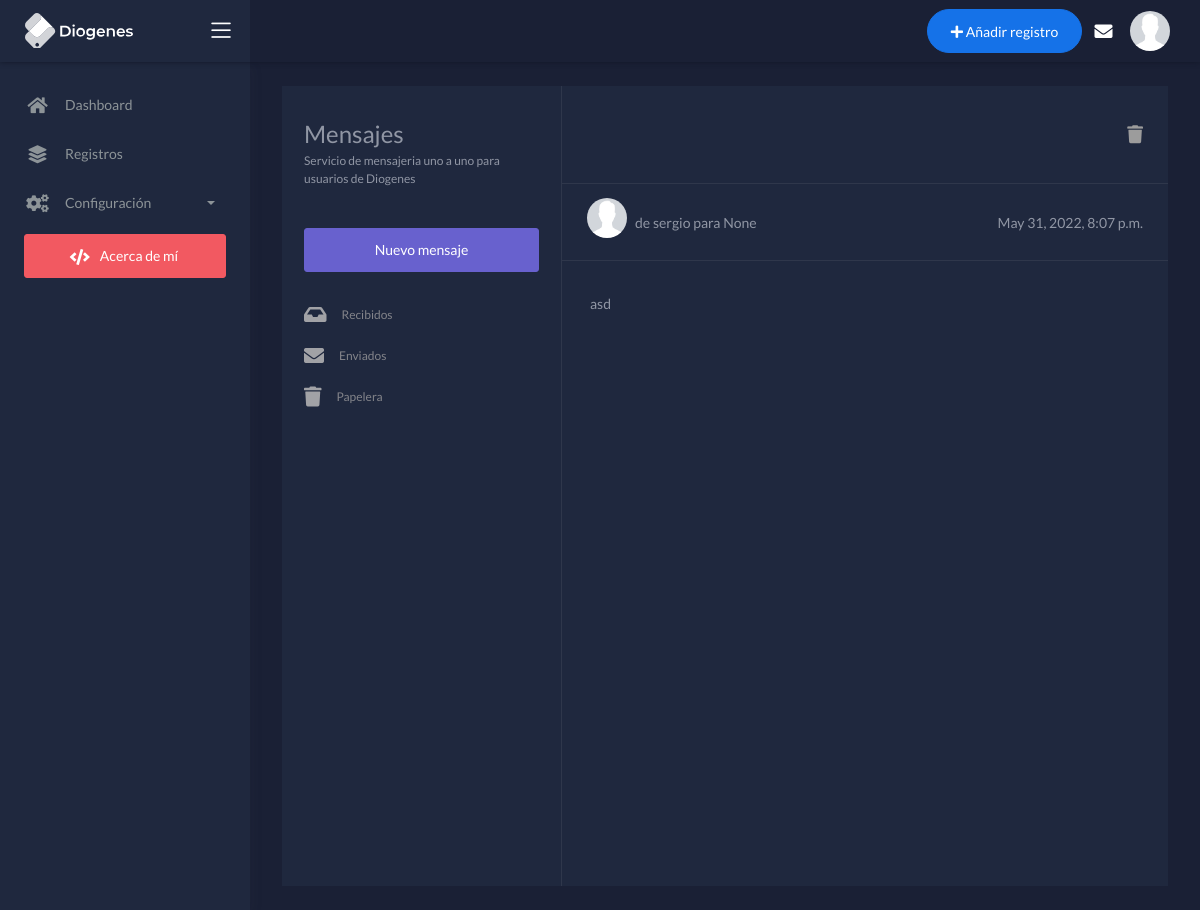
The page /mensajes/view/5/ (signed in) on the database its author committed.
### apps/mensajeria/models.py (models this page shows, shortened)
class Mensaje(models.Model):
    asunto = models.CharField(_("Subject"), max_length=140)
    cuerpo = models.TextField(_("Body"))
    remitente = models.ForeignKey(User, related_name='sent_messages', verbose_name=_("Sender"), on_delete=models.PROTECT)
    destinatario = models.ForeignKey(User, related_name='received_messages', null=True, blank=True, verbose_name=_("Recipient"), on_delete=models.SET_NULL)
    parent_msg = models.ForeignKey('self', related_name='next_messages', null=True, blank=True, verbose_name=_("Parent message"), on_delete=models.SET_NULL)
    enviado_el = models.DateTimeField(_("sent at"), null=True, blank=True)
    leido_el = models.DateTimeField(_("read at"), null=True, blank=True)
    respondido_el = models.DateTimeField(_("replied at"), null=True, blank=True)
    remitente_borrado_el = models.DateTimeField(_("Sender deleted at"), null=True, blank=True)
    destinatario_borrado_el = models.DateTimeField(_("Recipient deleted at"), null=True, blank=True)
    objects = ManagerMensaje()
    class Meta:
        ordering = ['-enviado_el']
        verbose_name = _("Mensaje")
        verbose_name_plural = _("Mensajes")

### apps/mensajeria/views.py (the view)
# urls.py: re_path(r'^view/(?P<message_id>[\d]+)/$', view, name='messages_detail'),
@login_required
def view(request, message_id, quote_helper=format_quote,
        asunto_re=_(u"Re: %(subject)s"),
        ):
    user = request.user
    now = timezone.now()
    mensaje = get_object_or_404(Mensaje, pk=message_id)
    if (mensaje.remitente != user) and (mensaje.destinatario != user):
        raise Http404
    if mensaje.leido_el is None and mensaje.destinatario == user:
        mensaje.leido_el = now
        mensaje.save()
    context = {'mensaje': mensaje, 'reply_form': None}
    if mensaje.destinatario == user:
        form = ComposeForm(initial={
            'cuerpo': quote_helper(mensaje.remitente, mensaje.cuerpo),
            'asunto': asunto_re % {'subject': mensaje.asunto},
            'destinatario': [mensaje.remitente,]
            })
        context['reply_form'] = form
    return render(request, 'mensajeria/view.html', context)

### apps/templates/mensajeria/view.html (shortened to what this page needs)
{% extends "layouts/base.html" %}
{% load i18n %}
{% block content %}
<div class="content">
    <div class="page-inner">
        <div class="page-with-aside mail-wrapper bg-dark2">
            {% include "mensajeria/sidebar.html" %}
            <div class="page-content mail-content">
                <div class="email-head d-lg-flex d-block">
                    <div class="controls mt-3 mt-lg-0">
                        <a href="{% url 'messages_delete' mensaje.id %}"><i class="fa fa-trash"></i></a>
                    </div>
                </div>
                <div class="email-sender">
                    <div class="avatar">
                        <img src="{{mensaje.remitente.profile.get_avatar}}" alt="Avatar">
                    </div>
                    <div class="sender">
                        <a class="from">de {{ mensaje.remitente }}</a> para <a  class="to">{{ mensaje.destinatario }}</a>
                    </div>
                    <div class="date">{{ mensaje.enviado_el |date:_("DATETIME_FORMAT")}}</div>
                </div>
                <div class="email-body">
                    {{ mensaje.cuerpo|safe }}<br /><br />
                </div>
            </div>
        </div>
    </div>
</div>
{% endblock %}

### rows shown on the page
Mensaje: remitente "sergio", destinatario "None", enviado_el "May 31, 2022, 8:07 p.m.", cuerpo "asd"
